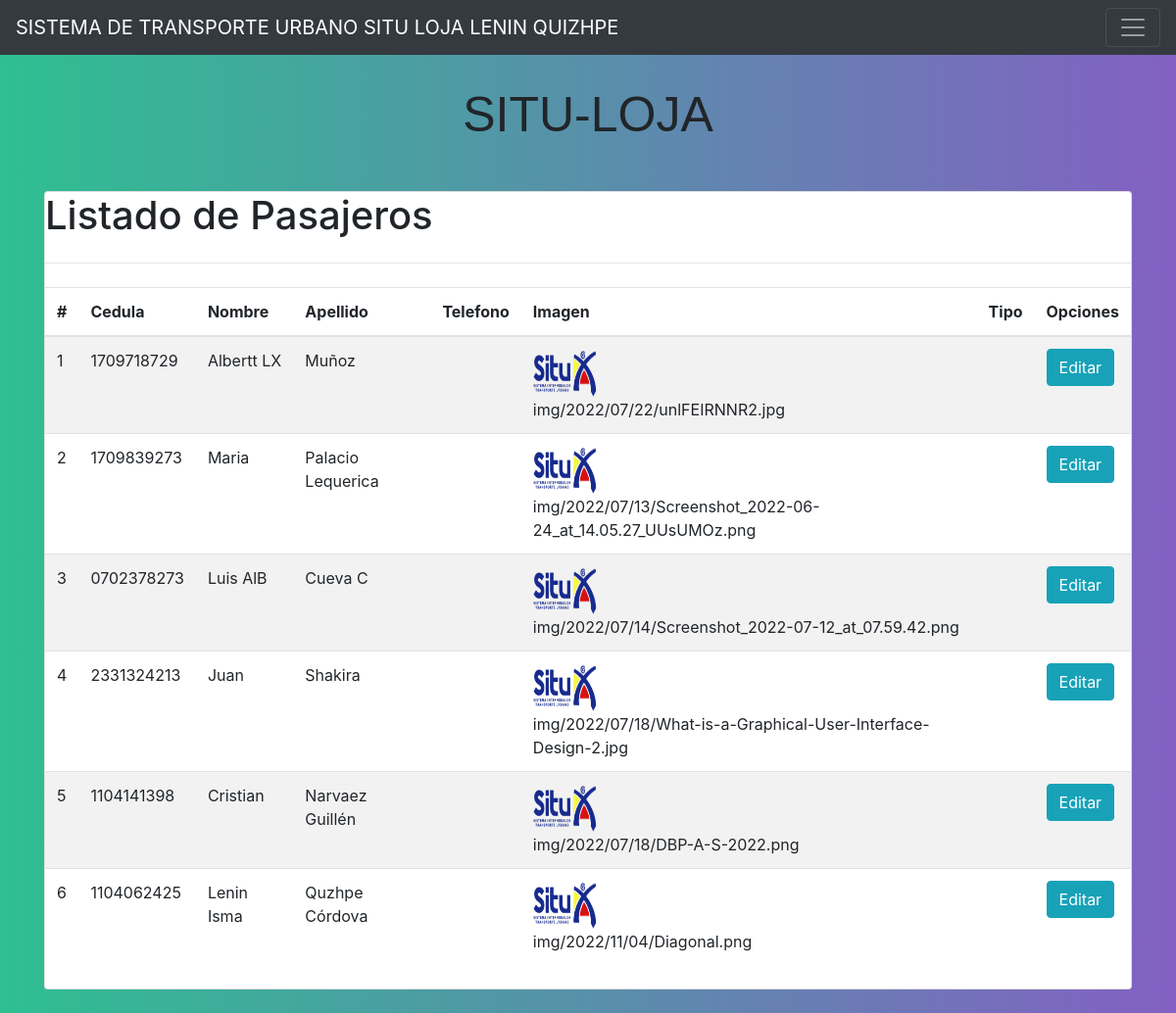
/pasajeros/, run on the app's committed database.
### appSITUweb/models.py (models this page shows, shortened)
class Pasajero(models.Model):
	cedula = models.CharField(max_length=10, blank=False)
	nombre = models.CharField(max_length=10, blank=False)
	imagen = models.ImageField(upload_to='img/%Y/%m/%d/')
	apellido = models.CharField(max_length=30)
	email = models.EmailField()

### appSITUweb/views.py (the view)
# urls.py: path('pasajeros/', pasajeros, name='pasajeros'),
def pasajeros(request):
    data = PasajeroFormulario()
    pasajeros = Pasajero.objects.all()
    if request.method == 'POST':
        formulario = PasajeroFormulario(data=request.POST, files=request.FILES)
        if formulario.is_valid():
            formulario.save()
    return render(request,"pasajeros.html",{"pasajeros":pasajeros, 'form':data})

### templates/pasajeros.html (shortened to what this page needs)
{% extends "./base.html" %}
{% block body %}
<center>
    <article>
        <p class="animate__animated animate__pulse animate__infinite"
                    style="font-family: 'Comic Sans MS', sans-serif; font-size: 50px; ">SITU-LOJA</p><br>
    </article>
</center>
<div class="card">
        <h1>Listado de Pasajeros</h1>
        <hr>
        <div class="table-responsive py-2">
            <table class="table table-striped table-hover table-responsive-sa">
                <thead>
                    <tr>
                        <th>#</th>
                        <th>Cedula</th>
                        <th>Nombre</th>
                        <th>Apellido</th>
                        <th>Telefono</th>
                        <th>Imagen</th>
                        <th>Tipo</th>
                        <th colspan="2">Opciones</th>
                    </tr>
                </thead>
                <tbody>
                    {% for e in pasajeros %}
                    <tr>
                        <td>{{forloop.counter}}</td>
                        <td>{{e.cedula}}</td>
                        <td>{{e.nombre}}</td>
                        <td>{{e.apellido}}</td>
                        <td>{{e.telefono}}</td>
                                                <td>
                        {% load static %}
                        <img src="{% static 'logo.png' %}" alt="Imagen no encontrada" width="65" height="50"><br>
                        {{e.imagen}}
                        </td>
                        <td>{{e.correo}}</td>
                        <td><a href="{% url 'pasajerosEdit' e.id %}"  class="btn btn-info">Editar</a></td>
                    </tr>
                    {% endfor %}
                </tbody>
            </table>
        </div>
        </div>
{% endblock body %}

### templates/base.html (shortened to what this page needs)
<!DOCTYPE html>
<html lang="es">
<head>
    {% load static %}
    <link rel="stylesheet" href="https://cdn.jsdelivr.net/npm/bootstrap@4.5.3/dist/css/bootstrap.min.css"
>
    <link rel="stylesheet" href="https://cdnjs.cloudflare.com/ajax/libs/animate.css/4.1.1/animate.min.css" />
    <link rel="stylesheet" href="{% static '/login.css' %}">
</head>
<body>
    <nav class="navbar navbar-dark bg-dark">
        <a class="navbar-brand" href="#">SISTEMA DE TRANSPORTE URBANO SITU LOJA LENIN QUIZHPE</a>
        <button class="navbar-toggler" type="button" data-toggle="collapse" data-target="#navbarNav"
            aria-controls="navbarNav" aria-expanded="false" aria-label="Toggle navigation">
            <span class="navbar-toggler-icon"></span>
        </button>
    </nav>
    <div class="container py-4">
        {% block body %}
        {% endblock body %}
    </div>
</body>

### templates/static/login.css (style rules this page uses)
* { margin: 0px; padding: 0px; }
body { background: #8360c3; background: -webkit-linear-gradient(to right, #2ebf91, #8360c3); background: linear-gradient(to right, #2ebf91, #8360c3); }

### data on the page
Pasajero: cedula "1709718729", nombre "Albertt LX", apellido "Muñoz", imagen "img/2022/07/22/unlFEIRNNR2.jpg"
Pasajero: cedula "1709839273", nombre "Maria", apellido "Palacio Lequerica", imagen "img/2022/07/13/Screenshot_2022-06-24_at_14.05.27_UUsUMOz.png"
Pasajero: cedula "0702378273", nombre "Luis AlB", apellido "Cueva C", imagen "img/2022/07/14/Screenshot_2022-07-12_at_07.59.42.png"
Pasajero: cedula "2331324213", nombre "Juan", apellido "Shakira", imagen "img/2022/07/18/What-is-a-Graphical-User-Interface-Design-2.jpg"
Pasajero: cedula "1104141398", nombre "Cristian", apellido "Narvaez Guillén", imagen "img/2022/07/18/DBP-A-S-2022.png"
Pasajero: cedula "1104062425", nombre "Lenin Isma", apellido "Quzhpe Córdova", imagen "img/2022/11/04/Diagonal.png"
